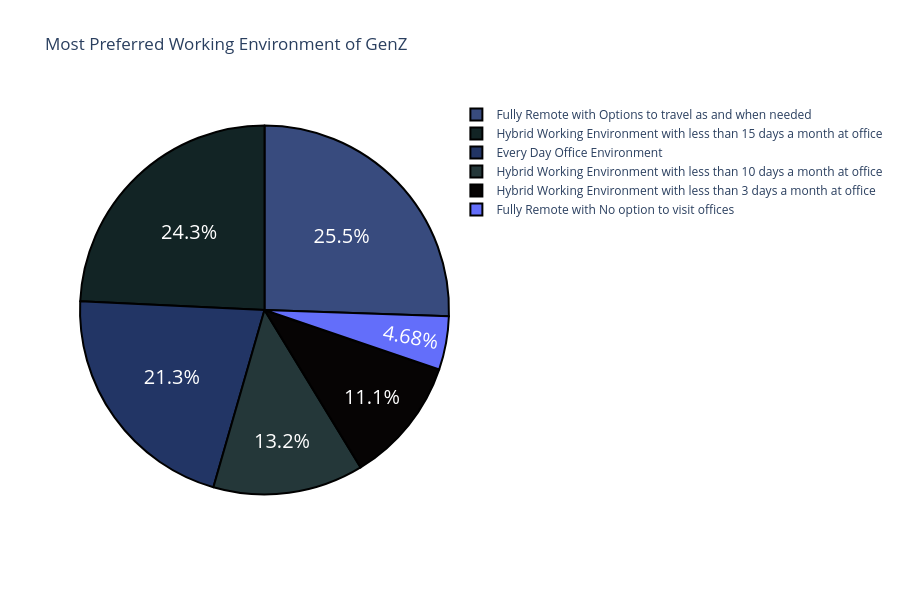

Write notebook code for a chart like this one.
### Markdown cell above
# What is the preferred working Environment of GenZ?

### Code cell
environment = df['What is the most preferred working environment for you.'].value_counts()
label = environment.index
count = environment.values
fig = go.Figure(data = [go.Pie(labels=label, values=count)])
fig.update_layout(title='Most Preferred Working Environment of GenZ', autosize=False, width=900, height=600)
fig.update_traces(hoverinfo='label+value', textinfo='percent', textfont_size=20, marker=dict(colors=['rgb(56, 75, 126)', 'rgb(18, 36, 37)', 'rgb(34, 53, 101)', 'rgb(36, 55, 57)', 'rgb(6, 4, 4)'] ,line=dict(color='black', width=2)))
fig.show()

### Figure 1 — Plotly figure (JSON) as saved in the notebook; plotly's stock layout.template omitted (floating-point values rounded to 4 significant figures)
{"data": [{"hoverinfo": "label+value", "labels": ["Fully Remote with Options to travel as and when needed", "Hybrid Working Environment with less than 15 days a month at office", "Every Day Office Environment", "Hybrid Working Environment with less than 10 days a month at office", "Hybrid Working Environment with less than 3 days a month at office", "Fully Remote with No option to visit offices"], "marker": {"colors": ["rgb(56, 75, 126)", "rgb(18, 36, 37)", "rgb(34, 53, 101)", "rgb(36, 55, 57)", "rgb(6, 4, 4)"], "line": {"color": "black", "width": 2}}, "textfont": {"size": 20}, "textinfo": "percent", "type": "pie", "values": [60, 57, 50, 31, 26, 11]}], "layout": {"autosize": false, "height": 600, "title": {"text": "Most Preferred Working Environment of GenZ"}, "width": 900}}
